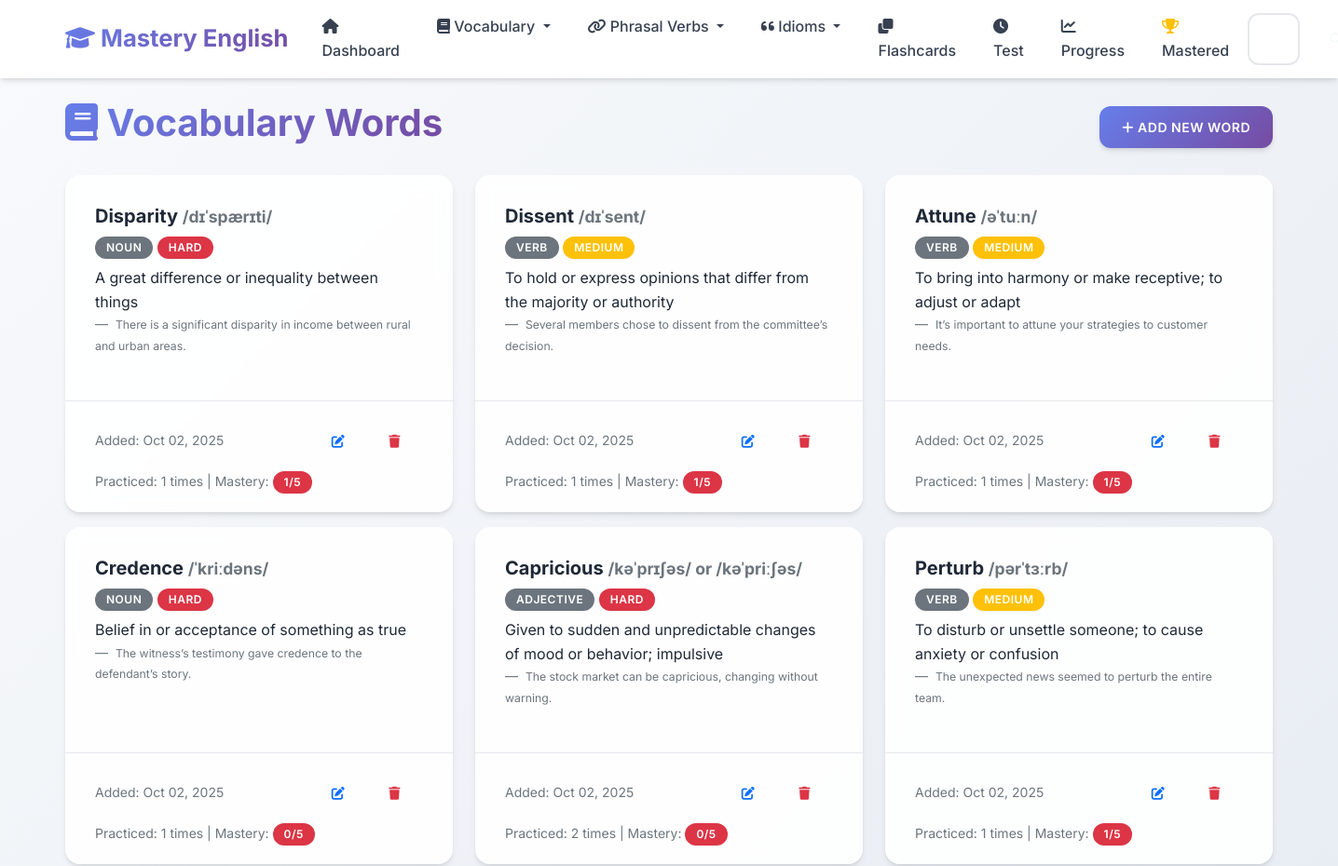
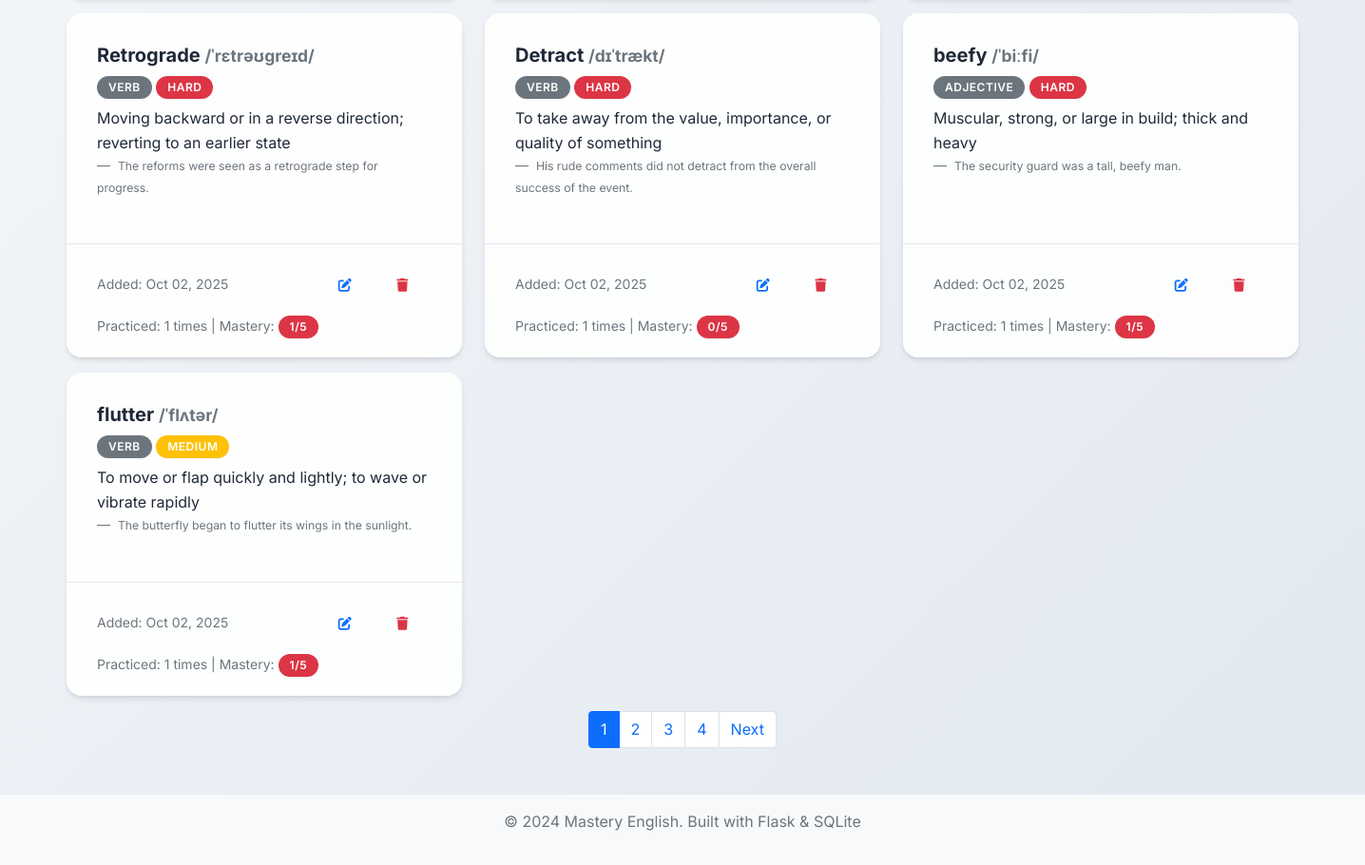
Screenshot of /vocabulary with the database file from the repository (2 pictures, top to bottom).
### app.py (models this page shows, shortened)
class VocabularyWord(db.Model):
    __tablename__ = 'vocabulary_words'
    id = db.Column(db.Integer, primary_key=True)
    word = db.Column(db.String(100), nullable=False)
    definition = db.Column(db.Text, nullable=False)
    example_sentence = db.Column(db.Text)
    pronunciation = db.Column(db.String(100))
    part_of_speech = db.Column(db.String(50))
    difficulty_level = db.Column(db.String(20), default='medium')
    date_added = db.Column(db.DateTime, default=datetime.utcnow)
    times_practiced = db.Column(db.Integer, default=0)
    last_practiced = db.Column(db.DateTime)
    mastery_level = db.Column(db.Integer, default=0)

### app.py (the view)
@app.route('/vocabulary')
def vocabulary_list():
    page = request.args.get('page', 1, type=int)
    words = VocabularyWord.query.order_by(VocabularyWord.date_added.desc()).paginate(
        page=page, per_page=10, error_out=False)
    return render_template('vocabulary_list.html', words=words)

### templates/vocabulary_list.html (shortened to what this page needs)
{% extends "base.html" %}
{% block content %}
<div class="row">
    <div class="col-12">
        <div class="d-flex justify-content-between align-items-center mb-4">
            <h1>
                <i class="fas fa-book"></i> Vocabulary Words
            </h1>
            <a href="{{ url_for('add_vocabulary') }}" class="btn btn-primary">
                <i class="fas fa-plus"></i> Add New Word
            </a>
        </div>
    </div>
</div>
{% if words.items %}
    <div class="row">
        {% for word in words.items %}
            <div class="col-md-6 col-lg-4 mb-3">
                <div class="card h-100">
                    <div class="card-body">
                        <h5 class="card-title">
                            {{ word.word }}
                            {% if word.pronunciation %}
                                <small class="text-muted">{{ word.pronunciation }}</small>
                            {% endif %}
                        </h5>
                        {% if word.part_of_speech %}
                            <span class="badge bg-secondary mb-2">{{ word.part_of_speech }}</span>
                        {% endif %}
                        <span class="badge bg-{% if word.difficulty_level == 'easy' %}success{% elif word.difficulty_level == 'hard' %}danger{% else %}warning{% endif %} mb-2">
                            {{ word.difficulty_level.title() }}
                        </span>
                        <p class="card-text">{{ word.definition }}</p>
                        {% if word.example_sentence %}
                            <blockquote class="blockquote-footer">
                                <small>{{ word.example_sentence }}</small>
                            </blockquote>
                        {% endif %}
                    </div>
                    <div class="card-footer bg-transparent">
                        <div class="d-flex justify-content-between align-items-center">
                            <small class="text-muted">
                                Added: {{ word.date_added.strftime('%b %d, %Y') }}
                            </small>
                            <div class="btn-group" role="group">
                                <a href="{{ url_for('edit_vocabulary', id=word.id) }}" class="btn btn-sm btn-outline-primary">
                                    <i class="fas fa-edit"></i>
                                </a>
                                <button type="button" class="btn btn-sm btn-outline-danger" onclick="confirmDelete('{{ word.word }}', '{{ url_for('delete_vocabulary', id=word.id) }}')">
                                    <i class="fas fa-trash"></i>
                                </button>
                            </div>
                        </div>
                        {% if word.times_practiced > 0 %}
                            <div class="mt-2">
                                <small class="text-muted">
                                    Practiced: {{ word.times_practiced }} times
                                    | Mastery:
                                    <span class="badge bg-{% if word.mastery_level >= 4 %}success{% elif word.mastery_level >= 2 %}warning{% else %}danger{% endif %}">
                                        {{ word.mastery_level }}/5
                                    </span>
                                </small>
                            </div>
                        {% endif %}
                    </div>
                </div>
            </div>
        {% endfor %}
    </div>
    {% if words.pages > 1 %}
        <nav aria-label="Page navigation">
            <ul class="pagination justify-content-center">
                {% for page_num in words.iter_pages() %}
                    {% if page_num %}
                        {% if page_num != words.page %}
                            <li class="page-item">
                                <a class="page-link" href="{{ url_for('vocabulary_list', page=page_num) }}">{{ page_num }}</a>
                            </li>
                        {% else %}
                            <li class="page-item active">
                                <span class="page-link">{{ page_num }}</span>
                            </li>
                        {% endif %}
                    {% else %}
                        <li class="page-item disabled">
                            <span class="page-link">...</span>
                        </li>
                    {% endif %}
                {% endfor %}
                {% if words.has_next %}
                    <li class="page-item">
                        <a class="page-link" href="{{ url_for('vocabulary_list', page=words.next_num) }}">Next</a>
                    </li>
                {% endif %}
            </ul>
        </nav>
    {% endif %}
{% endif %}
{% endblock %}

### static/css/style.css (style rules this page uses)
:root { --primary-color: #6366f1; --primary-dark: #4f46e5; --primary-light: #8b5cf6; --success-color: #10b981; --success-dark: #059669; --info-color: #06b6d4; --info-dark: #0891b2; --warning-color: #f59e0b; --warning-dark: #d97706; --danger-color: #ef4444; --danger-dark: #dc2626; --light-color: #f8fafc; --dark-color: #1e293b; --gray-50: #f9fafb; --gray-100: #f3f4f6; --gray-200: #e5e7eb; --gray-300: #d1d5db; --gray-400: #9ca3af; --gray-500: #6b7280; --gray-600: #4b5563; --gray-700: #374151; --gray-800: #1f2937; --gray-900: #111827; --gradient-primary: linear-gradient(135deg, #667eea 0%, #764ba2 100%); --gradient-success: linear-gradient(135deg, #11998e 0%, #38ef7d 100%); --gradient-info: linear-gradient(135deg, #667db6 0%, #0082c8 100%); --gradient-warning: linear-gradient(135deg, #f093fb 0%, #f5576c 100%); --gradient-hero: linear-gradient(135deg, #667eea 0%, #764ba2 50%, #f093fb 100%); --shadow-sm: 0 1px 2px 0 rgba(0, 0, 0, 0.05); --shadow: 0 4px 6px -1px rgba(0, 0, 0, 0.1), 0 2px 4px -1px rgba(0, 0, 0, 0.06); --shadow-md: 0 10px 15px -3px rgba(0, 0, 0, 0.1), 0 4px 6px -2px rgba(0, 0, 0, 0.05); --shadow-lg: 0 20px 25px -5px rgba(0, 0, 0, 0.1), 0 10px 10px -5px rgba(0, 0, 0, 0.04); --shadow-xl: 0 25px 50px -12px rgba(0, 0, 0, 0.25); }
body { font-family: 'Inter', 'Segoe UI', -apple-system, BlinkMacSystemFont, sans-serif; background: linear-gradient(135deg, #f8fafc 0%, #e2e8f0 100%); min-height: 100vh; line-height: 1.6; color: var(--gray-800); }
.card { border: none; border-radius: 16px; background: rgba(255, 255, 255, 0.9); backdrop-filter: blur(10px); box-shadow: var(--shadow); transition: all 0.4s cubic-bezier(0.4, 0, 0.2, 1); position: relative; overflow: hidden; }
.card::before { content: ''; position: absolute; top: 0; left: 0; width: 100%; height: 2px; background: var(--gradient-primary); transform: scaleX(0); transition: transform 0.3s ease; }
.card-body { padding: 2rem; }
.card-footer { background: rgba(248, 250, 252, 0.8); border-top: 1px solid var(--gray-200); border-radius: 0 0 16px 16px; padding: 1.25rem 2rem; }
.badge { font-size: 0.7rem; border-radius: 12px; padding: 0.4em 0.8em; }
.btn { border-radius: 12px; font-weight: 600; padding: 0.75rem 1.5rem; text-transform: uppercase; letter-spacing: 0.5px; font-size: 0.875rem; transition: all 0.3s cubic-bezier(0.4, 0, 0.2, 1); position: relative; overflow: hidden; border: none; }
.btn::before { content: ''; position: absolute; top: 0; left: -100%; width: 100%; height: 100%; background: linear-gradient(90deg, transparent, rgba(255,255,255,0.2), transparent); transition: left 0.5s; }
.btn-primary { background: var(--gradient-primary); box-shadow: var(--shadow); }
.btn-group .btn { border-radius: 6px; }
h1, h2, h3, h4, h5, h6 { font-weight: 700; color: var(--gray-800); }
h1 { background: var(--gradient-primary); -webkit-background-clip: text; -webkit-text-fill-color: transparent; background-clip: text; }
.badge { font-size: 0.75rem; border-radius: 20px; padding: 0.5em 1em; font-weight: 600; text-transform: uppercase; letter-spacing: 0.5px; box-shadow: var(--shadow-sm); }
.fa, .fas, .far { transition: all 0.3s ease; }

### rows the page displays
VocabularyWord: word "Disparity", pronunciation "/dɪˈspærɪti/", part_of_speech "NOUN", difficulty_level "HARD", definition "A great difference or inequality between things", example_sentence "There is a significant disparity in income between rural and urban areas.", date_added "Oct 02, 2025", times_practiced "1", mastery_level "1"
VocabularyWord: word "Dissent", pronunciation "/dɪˈsent/", part_of_speech "VERB", difficulty_level "MEDIUM", definition "To hold or express opinions that differ from the majority or authority", example_sentence "Several members chose to dissent from the committee’s decision.", date_added "Oct 02, 2025", times_practiced "1", mastery_level "1"
VocabularyWord: word "Attune", pronunciation "/əˈtuːn/", part_of_speech "VERB", difficulty_level "MEDIUM", definition "To bring into harmony or make receptive; to adjust or adapt", example_sentence "It’s important to attune your strategies to customer needs.", date_added "Oct 02, 2025", times_practiced "1", mastery_level "1"
VocabularyWord: word "Credence", pronunciation "/ˈkriːdəns/", part_of_speech "NOUN", difficulty_level "HARD", definition "Belief in or acceptance of something as true", example_sentence "The witness’s testimony gave credence to the defendant’s story.", date_added "Oct 02, 2025", times_practiced "1", mastery_level "0"
VocabularyWord: word "Capricious", pronunciation "/kəˈprɪʃəs/ or /kəˈpriːʃəs/", part_of_speech "ADJECTIVE", difficulty_level "HARD", definition "Given to sudden and unpredictable changes of mood or behavior; impulsive", example_sentence "The stock market can be capricious, changing without warning.", date_added "Oct 02, 2025", times_practiced "2", mastery_level "0"
VocabularyWord: word "Perturb", pronunciation "/pərˈtɜːrb/", part_of_speech "VERB", difficulty_level "MEDIUM", definition "To disturb or unsettle someone; to cause anxiety or confusion", example_sentence "The unexpected news seemed to perturb the entire team.", date_added "Oct 02, 2025", times_practiced "1", mastery_level "1"
VocabularyWord: word "Retrograde", pronunciation "/ˈrɛtrəʊɡreɪd/", part_of_speech "VERB", difficulty_level "HARD", definition "Moving backward or in a reverse direction; reverting to an earlier state", example_sentence "The reforms were seen as a retrograde step for progress.", date_added "Oct 02, 2025", times_practiced "1", mastery_level "1"
VocabularyWord: word "Detract", pronunciation "/dɪˈtrækt/", part_of_speech "VERB", difficulty_level "HARD", definition "To take away from the value, importance, or quality of something", example_sentence "His rude comments did not detract from the overall success of the event.", date_added "Oct 02, 2025", times_practiced "1", mastery_level "0"
VocabularyWord: word "beefy", pronunciation "/ˈbiːfi/", part_of_speech "ADJECTIVE", difficulty_level "HARD", definition "Muscular, strong, or large in build; thick and heavy", example_sentence "The security guard was a tall, beefy man.", date_added "Oct 02, 2025", times_practiced "1", mastery_level "1"
VocabularyWord: word "flutter", pronunciation "/ˈflʌtər/", part_of_speech "VERB", difficulty_level "MEDIUM", definition "To move or flap quickly and lightly; to wave or vibrate rapidly", example_sentence "The butterfly began to flutter its wings in the sunlight.", date_added "Oct 02, 2025", times_practiced "1", mastery_level "1"

### other values shown
{{ page_num }} "1"
{{ page_num }} "2" "3" "4"
